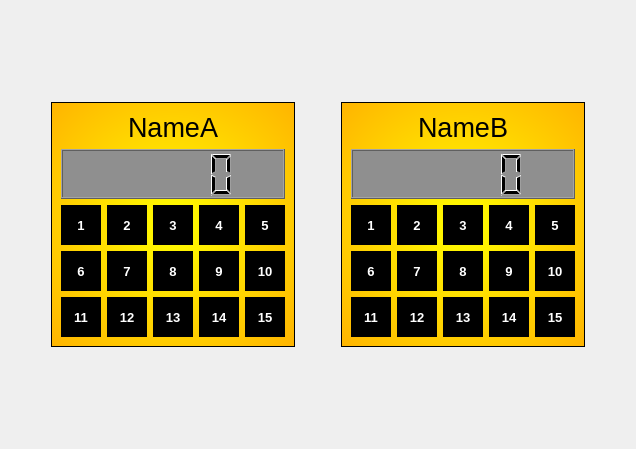
     <widget class="QWidget" name="Score">
      <layout class="QVBoxLayout" name="verticalLayout_5">
       <item>
        <spacer name="verticalSpacer_7">
         <property name="orientation">
          <enum>Qt::Vertical</enum>
         </property>
         <property name="sizeHint" stdset="0">
          <size>
           <width>20</width>
           <height>91</height>
          </size>
         </property>
        </spacer>
       </item>
       <item>
        <layout class="QHBoxLayout" name="horizontalLayout_3">
         <item>
          <spacer name="horizontalSpacer_7">
           <property name="orientation">
            <enum>Qt::Horizontal</enum>
           </property>
           <property name="sizeHint" stdset="0">
            <size>
             <width>40</width>
             <height>20</height>
            </size>
           </property>
          </spacer>
         </item>
         <item>
          <widget class="QFrame" name="frameA">
           <property name="styleSheet">
            <string notr="true">QWidget{background: qradialgradient(spread:pad, cx:0.5, cy:0.5, radius:0.8, fx:0.5, fy:0.5, stop:0 rgba(255, 255, 0, 255), stop:1 rgba(255, 170, 0, 255))}</string>
           </property>
           <property name="frameShape">
            <enum>QFrame::StyledPanel</enum>
           </property>
           <property name="frameShadow">
            <enum>QFrame::Raised</enum>
           </property>
           <layout class="QVBoxLayout" name="verticalLayout_3">
            <item>
             <layout class="QGridLayout" name="gridLayout_5">
              <item row="1" column="0" colspan="5">
               <widget class="QLCDNumber" name="lcdNumberSumA">
                <property name="minimumSize">
                 <size>
                  <width>0</width>
                  <height>50</height>
                 </size>
                </property>
                <property name="styleSheet">
                 <string notr="true">QWidget {background:rgb(143, 143, 143)}</string>
                </property>
               </widget>
              </item>
              <item row="2" column="1">
               <widget class="QLabel" name="labelA2">
                <property name="minimumSize">
                 <size>
                  <width>40</width>
                  <height>40</height>
                 </size>
                </property>
                <property name="font">
                 <font>
                  <pointsize>10</pointsize>
                  <weight>75</weight>
                  <bold>true</bold>
                 </font>
                </property>
                <property name="styleSheet">
                 <string notr="true">QWidget{background: rgb(0, 0, 0); color: rgb(255,255,255)}</string>
                </property>
                <property name="text">
                 <string>2</string>
                </property>
                <property name="alignment">
                 <set>Qt::AlignCenter</set>
                </property>
               </widget>
              </item>
              <item row="2" column="2">
               <widget class="QLabel" name="labelA3">
                <property name="minimumSize">
                 <size>
                  <width>40</width>
                  <height>40</height>
                 </size>
                </property>
                <property name="font">
                 <font>
                  <pointsize>10</pointsize>
                  <weight>75</weight>
                  <bold>true</bold>
                 </font>
                </property>
                <property name="styleSheet">
                 <string notr="true">QWidget{background: rgb(0, 0, 0); color: rgb(255,255,255)}</string>
                </property>
                <property name="text">
                 <string>3</string>
                </property>
                <property name="alignment">
                 <set>Qt::AlignCenter</set>
                </property>
               </widget>
              </item>
              <item row="2" column="3">
               <widget class="QLabel" name="labelA4">
                <property name="minimumSize">
                 <size>
                  <width>40</width>
                  <height>40</height>
                 </size>
                </property>
                <property name="font">
                 <font>
                  <pointsize>10</pointsize>
                  <weight>75</weight>
                  <bold>true</bold>
                 </font>
                </property>
                <property name="styleSheet">
                 <string notr="true">QWidget{background: rgb(0, 0, 0); color: rgb(255,255,255)}</string>
                </property>
                <property name="text">
                 <string>4</string>
                </property>
                <property name="alignment">
                 <set>Qt::AlignCenter</set>
                </property>
               </widget>
              </item>
              <item row="2" column="4">
               <widget class="QLabel" name="labelA5">
                <property name="minimumSize">
                 <size>
                  <width>40</width>
                  <height>40</height>
                 </size>
                </property>
                <property name="font">
                 <font>
                  <pointsize>10</pointsize>
                  <weight>75</weight>
                  <bold>true</bold>
                 </font>
                </property>
                <property name="styleSheet">
                 <string notr="true">QWidget{background: rgb(0, 0, 0); color: rgb(255,255,255)}</string>
                </property>
                <property name="text">
                 <string>5</string>
                </property>
                <property name="alignment">
                 <set>Qt::AlignCenter</set>
                </property>
               </widget>
              </item>
              <item row="2" column="0">
               <widget class="QLabel" name="labelA1">
                <property name="minimumSize">
                 <size>
                  <width>40</width>
                  <height>40</height>
                 </size>
                </property>
                <property name="font">
                 <font>
                  <pointsize>10</pointsize>
                  <weight>75</weight>
                  <bold>true</bold>
                 </font>
                </property>
                <property name="styleSheet">
                 <string notr="true">QWidget{background: rgb(0, 0, 0); color: rgb(255,255,255)}</string>
                </property>
                <property name="text">
                 <string>1</string>
                </property>
                <property name="alignment">
                 <set>Qt::AlignCenter</set>
                </property>
               </widget>
              </item>
              <item row="3" column="0">
               <widget class="QLabel" name="labelA6">
                <property name="minimumSize">
                 <size>
                  <width>40</width>
                  <height>40</height>
                 </size>
                </property>
                <property name="font">
                 <font>
                  <pointsize>10</pointsize>
                  <weight>75</weight>
                  <bold>true</bold>
                 </font>
                </property>
                <property name="styleSheet">
                 <string notr="true">QWidget{background: rgb(0, 0, 0); color: rgb(255,255,255)}</string>
                </property>
                <property name="text">
                 <string>6</string>
                </property>
                <property name="alignment">
                 <set>Qt::AlignCenter</set>
                </property>
               </widget>
              </item>
              <item row="3" column="1">
               <widget class="QLabel" name="labelA7">
                <property name="minimumSize">
                 <size>
                  <width>40</width>
                  <height>40</height>
                 </size>
                </property>
                <property name="font">
                 <font>
                  <pointsize>10</pointsize>
                  <weight>75</weight>
                  <bold>true</bold>
                 </font>
                </property>
                <property name="styleSheet">
                 <string notr="true">QWidget{background: rgb(0, 0, 0); color: rgb(255,255,255)}</string>
                </property>
                <property name="text">
                 <string>7</string>
                </property>
                <property name="alignment">
                 <set>Qt::AlignCenter</set>
                </property>
               </widget>
              </item>
              <item row="3" column="2">
               <widget class="QLabel" name="labelA8">
                <property name="minimumSize">
                 <size>
                  <width>40</width>
                  <height>40</height>
                 </size>
                </property>
                <property name="font">
                 <font>
                  <pointsize>10</pointsize>
                  <weight>75</weight>
                  <bold>true</bold>
                 </font>
                </property>
                <property name="styleSheet">
                 <string notr="true">QWidget{background: rgb(0, 0, 0); color: rgb(255,255,255)}</string>
                </property>
                <property name="text">
                 <string>8</string>
                </property>
                <property name="alignment">
                 <set>Qt::AlignCenter</set>
                </property>
               </widget>
              </item>
              <item row="3" column="3">
               <widget class="QLabel" name="labelA9">
                <property name="minimumSize">
                 <size>
                  <width>40</width>
                  <height>40</height>
                 </size>
                </property>
                <property name="font">
                 <font>
                  <pointsize>10</pointsize>
                  <weight>75</weight>
                  <bold>true</bold>
                 </font>
                </property>
                <property name="styleSheet">
                 <string notr="true">QWidget{background: rgb(0, 0, 0); color: rgb(255,255,255)}</string>
                </property>
                <property name="text">
                 <string>9</string>
                </property>
                <property name="alignment">
                 <set>Qt::AlignCenter</set>
                </property>
               </widget>
              </item>
              <item row="3" column="4">
               <widget class="QLabel" name="labelA10">
                <property name="minimumSize">
                 <size>
                  <width>40</width>
                  <height>40</height>
                 </size>
                </property>
                <property name="font">
                 <font>
                  <pointsize>10</pointsize>
                  <weight>75</weight>
                  <bold>true</bold>
                 </font>
                </property>
                <property name="styleSheet">
                 <string notr="true">QWidget{background: rgb(0, 0, 0); color: rgb(255,255,255)}</string>
                </property>
                <property name="text">
                 <string>10</string>
                </property>
                <property name="alignment">
                 <set>Qt::AlignCenter</set>
                </property>
               </widget>
              </item>
              <item row="4" column="0">
               <widget class="QLabel" name="labelA11">
                <property name="minimumSize">
                 <size>
                  <width>40</width>
                  <height>40</height>
                 </size>
                </property>
                <property name="font">
                 <font>
                  <pointsize>10</pointsize>
                  <weight>75</weight>
                  <bold>true</bold>
                 </font>
                </property>
                <property name="styleSheet">
                 <string notr="true">QWidget{background: rgb(0, 0, 0); color: rgb(255,255,255)}</string>
                </property>
                <property name="text">
                 <string>11</string>
                </property>
                <property name="alignment">
                 <set>Qt::AlignCenter</set>
                </property>
               </widget>
              </item>
              <item row="4" column="1">
               <widget class="QLabel" name="labelA12">
                <property name="minimumSize">
                 <size>
                  <width>40</width>
                  <height>40</height>
                 </size>
                </property>
                <property name="font">
                 <font>
                  <pointsize>10</pointsize>
                  <weight>75</weight>
                  <bold>true</bold>
                 </font>
                </property>
                <property name="styleSheet">
                 <string notr="true">QWidget{background: rgb(0, 0, 0); color: rgb(255,255,255)}</string>
                </property>
                <property name="text">
                 <string>12</string>
                </property>
                <property name="alignment">
                 <set>Qt::AlignCenter</set>
                </property>
               </widget>
              </item>
              <item row="4" column="2">
               <widget class="QLabel" name="labelA13">
                <property name="minimumSize">
                 <size>
                  <width>40</width>
                  <height>40</height>
                 </size>
                </property>
                <property name="font">
                 <font>
                  <pointsize>10</pointsize>
                  <weight>75</weight>
                  <bold>true</bold>
                 </font>
                </property>
                <property name="styleSheet">
                 <string notr="true">QWidget{background: rgb(0, 0, 0); color: rgb(255,255,255)}</string>
                </property>
                <property name="text">
                 <string>13</string>
                </property>
                <property name="alignment">
                 <set>Qt::AlignCenter</set>
                </property>
               </widget>
              </item>
              <item row="4" column="3">
               <widget class="QLabel" name="labelA14">
                <property name="minimumSize">
                 <size>
                  <width>40</width>
                  <height>40</height>
                 </size>
                </property>
                <property name="font">
                 <font>
                  <pointsize>10</pointsize>
                  <weight>75</weight>
                  <bold>true</bold>
                 </font>
                </property>
                <property name="styleSheet">
                 <string notr="true">QWidget{background: rgb(0, 0, 0); color: rgb(255,255,255)}</string>
                </property>
                <property name="text">
                 <string>14</string>
                </property>
                <property name="alignment">
                 <set>Qt::AlignCenter</set>
                </property>
               </widget>
              </item>
              <item row="4" column="4">
               <widget class="QLabel" name="labelA15">
                <property name="minimumSize">
                 <size>
                  <width>40</width>
                  <height>40</height>
                 </size>
                </property>
                <property name="font">
                 <font>
                  <pointsize>10</pointsize>
                  <weight>75</weight>
                  <bold>true</bold>
                 </font>
                </property>
                <property name="styleSheet">
                 <string notr="true">QWidget{background: rgb(0, 0, 0); color: rgb(255,255,255)}</string>
                </property>
                <property name="text">
                 <string>15</string>
                </property>
                <property name="alignment">
                 <set>Qt::AlignCenter</set>
                </property>
               </widget>
              </item>
              <item row="0" column="0" colspan="5">
               <widget class="QLabel" name="labelNameA">
                <property name="font">
                 <font>
                  <pointsize>20</pointsize>
                 </font>
                </property>
                <property name="styleSheet">
                 <string notr="true">QWidget {background:qlineargradient(spread:pad, x1:0, y1:0, x2:1, y2:0, stop:0 rgba(0, 0, 0, 0), stop:1 rgba(255, 255, 255, 0))}</string>
                </property>
                <property name="text">
                 <string>NameA</string>
                </property>
                <property name="alignment">
                 <set>Qt::AlignCenter</set>
                </property>
               </widget>
              </item>
             </layout>
            </item>
           </layout>
          </widget>
         </item>
         <item>
          <spacer name="horizontalSpacer_8">
           <property name="orientation">
            <enum>Qt::Horizontal</enum>
           </property>
           <property name="sizeHint" stdset="0">
            <size>
             <width>40</width>
             <height>20</height>
            </size>
           </property>
          </spacer>
         </item>
         <item>
          <widget class="QFrame" name="frameB">
           <property name="styleSheet">
            <string notr="true">QWidget{background:qradialgradient(spread:pad, cx:0.5, cy:0.5, radius:0.8, fx:0.5, fy:0.5, stop:0 rgba(255, 255, 0, 255), stop:1 rgba(255, 170, 0, 255))}</string>
           </property>
           <property name="frameShape">
            <enum>QFrame::StyledPanel</enum>
           </property>
           <property name="frameShadow">
            <enum>QFrame::Raised</enum>
           </property>
           <layout class="QVBoxLayout" name="verticalLayout_4">
            <item>
             <layout class="QGridLayout" name="gridLayout_6">
              <item row="0" column="0" colspan="5">
               <widget class="QLabel" name="labelNameB">
                <property name="font">
                 <font>
                  <pointsize>20</pointsize>
                 </font>
                </property>
                <property name="styleSheet">
                 <string notr="true">QWidget {background:qlineargradient(spread:pad, x1:0, y1:0, x2:1, y2:0, stop:0 rgba(0, 0, 0, 0), stop:1 rgba(255, 255, 255, 0))}</string>
                </property>
                <property name="text">
                 <string>NameB</string>
                </property>
                <property name="alignment">
                 <set>Qt::AlignCenter</set>
                </property>
               </widget>
              </item>
              <item row="1" column="0" colspan="5">
               <widget class="QLCDNumber" name="lcdNumberSumB">
                <property name="minimumSize">
                 <size>
                  <width>0</width>
                  <height>50</height>
                 </size>
                </property>
                <property name="styleSheet">
                 <string notr="true">QWidget {background:rgb(143, 143, 143)}</string>
                </property>
               </widget>
              </item>
              <item row="2" column="0">
               <widget class="QLabel" name="labelB1">
                <property name="minimumSize">
                 <size>
                  <width>40</width>
                  <height>40</height>
                 </size>
                </property>
                <property name="font">
                 <font>
                  <pointsize>10</pointsize>
                  <weight>75</weight>
                  <bold>true</bold>
                 </font>
                </property>
                <property name="styleSheet">
                 <string notr="true">QWidget{background: rgb(0, 0, 0); color: rgb(255,255,255)}</string>
                </property>
                <property name="text">
                 <string>1</string>
                </property>
                <property name="alignment">
                 <set>Qt::AlignCenter</set>
                </property>
               </widget>
              </item>
              <item row="2" column="1">
               <widget class="QLabel" name="labelB2">
                <property name="minimumSize">
                 <size>
                  <width>40</width>
                  <height>40</height>
                 </size>
                </property>
                <property name="font">
                 <font>
                  <pointsize>10</pointsize>
                  <weight>75</weight>
                  <bold>true</bold>
                 </font>
                </property>
                <property name="styleSheet">
                 <string notr="true">QWidget{background: rgb(0, 0, 0); color: rgb(255,255,255)}</string>
                </property>
                <property name="text">
                 <string>2</string>
                </property>
                <property name="alignment">
                 <set>Qt::AlignCenter</set>
                </property>
               </widget>
              </item>
              <item row="2" column="2">
               <widget class="QLabel" name="labelB3">
                <property name="minimumSize">
                 <size>
                  <width>40</width>
                  <height>40</height>
                 </size>
                </property>
                <property name="font">
                 <font>
                  <pointsize>10</pointsize>
                  <weight>75</weight>
                  <bold>true</bold>
                 </font>
                </property>
                <property name="styleSheet">
                 <string notr="true">QWidget{background: rgb(0, 0, 0); color: rgb(255,255,255)}</string>
                </property>
                <property name="text">
                 <string>3</string>
                </property>
                <property name="alignment">
                 <set>Qt::AlignCenter</set>
                </property>
               </widget>
              </item>
              <item row="2" column="3">
               <widget class="QLabel" name="labelB4">
                <property name="minimumSize">
                 <size>
                  <width>40</width>
                  <height>40</height>
                 </size>
                </property>
                <property name="font">
                 <font>
                  <pointsize>10</pointsize>
                  <weight>75</weight>
                  <bold>true</bold>
                 </font>
                </property>
                <property name="styleSheet">
                 <string notr="true">QWidget{background: rgb(0, 0, 0); color: rgb(255,255,255)}</string>
                </property>
                <property name="text">
                 <string>4</string>
                </property>
                <property name="alignment">
                 <set>Qt::AlignCenter</set>
                </property>
               </widget>
              </item>
              <item row="2" column="4">
               <widget class="QLabel" name="labelB5">
                <property name="minimumSize">
                 <size>
                  <width>40</width>
                  <height>40</height>
                 </size>
                </property>
                <property name="font">
                 <font>
                  <pointsize>10</pointsize>
                  <weight>75</weight>
                  <bold>true</bold>
                 </font>
                </property>
                <property name="styleSheet">
                 <string notr="true">QWidget{background: rgb(0, 0, 0); color: rgb(255,255,255)}</string>
                </property>
                <property name="text">
                 <string>5</string>
                </property>
                <property name="alignment">
                 <set>Qt::AlignCenter</set>
                </property>
               </widget>
              </item>
              <item row="3" column="0">
               <widget class="QLabel" name="labelB6">
                <property name="minimumSize">
                 <size>
                  <width>40</width>
                  <height>40</height>
                 </size>
                </property>
                <property name="font">
                 <font>
                  <pointsize>10</pointsize>
                  <weight>75</weight>
                  <bold>true</bold>
                 </font>
                </property>
                <property name="styleSheet">
                 <string notr="true">QWidget{background: rgb(0, 0, 0); color: rgb(255,255,255)}</string>
                </property>
                <property name="text">
                 <string>6</string>
                </property>
                <property name="alignment">
                 <set>Qt::AlignCenter</set>
                </property>
               </widget>
              </item>
              <item row="3" column="2">
               <widget class="QLabel" name="labelB8">
                <property name="minimumSize">
                 <size>
                  <width>40</width>
                  <height>40</height>
                 </size>
                </property>
                <property name="font">
                 <font>
                  <pointsize>10</pointsize>
                  <weight>75</weight>
                  <bold>true</bold>
                 </font>
                </property>
                <property name="styleSheet">
                 <string notr="true">QWidget{background: rgb(0, 0, 0); color: rgb(255,255,255)}</string>
                </property>
                <property name="text">
                 <string>8</string>
                </property>
                <property name="alignment">
                 <set>Qt::AlignCenter</set>
                </property>
               </widget>
              </item>
              <item row="3" column="1">
               <widget class="QLabel" name="labelB7">
                <property name="minimumSize">
                 <size>
                  <width>40</width>
                  <height>40</height>
                 </size>
                </property>
                <property name="font">
                 <font>
                  <pointsize>10</pointsize>
                  <weight>75</weight>
                  <bold>true</bold>
                 </font>
                </property>
                <property name="styleSheet">
                 <string notr="true">QWidget{background: rgb(0, 0, 0); color: rgb(255,255,255)}</string>
                </property>
                <property name="text">
                 <string>7</string>
                </property>
                <property name="alignment">
                 <set>Qt::AlignCenter</set>
                </property>
               </widget>
              </item>
              <item row="3" column="3">
               <widget class="QLabel" name="labelB9">
                <property name="minimumSize">
                 <size>
                  <width>40</width>
                  <height>40</height>
                 </size>
                </property>
                <property name="font">
                 <font>
                  <pointsize>10</pointsize>
                  <weight>75</weight>
                  <bold>true</bold>
                 </font>
                </property>
                <property name="styleSheet">
                 <string notr="true">QWidget{background: rgb(0, 0, 0); color: rgb(255,255,255)}</string>
                </property>
                <property name="text">
                 <string>9</string>
                </property>
                <property name="alignment">
                 <set>Qt::AlignCenter</set>
                </property>
               </widget>
              </item>
              <item row="3" column="4">
               <widget class="QLabel" name="labelB10">
                <property name="minimumSize">
                 <size>
                  <width>40</width>
                  <height>40</height>
                 </size>
                </property>
                <property name="font">
                 <font>
                  <pointsize>10</pointsize>
                  <weight>75</weight>
                  <bold>true</bold>
                 </font>
                </property>
                <property name="styleSheet">
                 <string notr="true">QWidget{background: rgb(0, 0, 0); color: rgb(255,255,255)}</string>
                </property>
                <property name="text">
                 <string>10</string>
                </property>
                <property name="alignment">
                 <set>Qt::AlignCenter</set>
                </property>
               </widget>
              </item>
              <item row="4" column="0">
               <widget class="QLabel" name="labelB11">
                <property name="minimumSize">
                 <size>
                  <width>40</width>
                  <height>40</height>
                 </size>
                </property>
                <property name="font">
                 <font>
                  <pointsize>10</pointsize>
                  <weight>75</weight>
                  <bold>true</bold>
                 </font>
                </property>
                <property name="styleSheet">
                 <string notr="true">QWidget{background: rgb(0, 0, 0); color: rgb(255,255,255)}</string>
                </property>
                <property name="text">
                 <string>11</string>
                </property>
                <property name="alignment">
                 <set>Qt::AlignCenter</set>
                </property>
               </widget>
              </item>
              <item row="4" column="1">
               <widget class="QLabel" name="labelB12">
                <property name="minimumSize">
                 <size>
                  <width>40</width>
                  <height>40</height>
                 </size>
                </property>
                <property name="font">
                 <font>
                  <pointsize>10</pointsize>
                  <weight>75</weight>
                  <bold>true</bold>
                 </font>
                </property>
                <property name="styleSheet">
                 <string notr="true">QWidget{background: rgb(0, 0, 0); color: rgb(255,255,255)}</string>
                </property>
                <property name="text">
                 <string>12</string>
                </property>
                <property name="alignment">
                 <set>Qt::AlignCenter</set>
                </property>
               </widget>
              </item>
              <item row="4" column="2">
               <widget class="QLabel" name="labelB13">
                <property name="minimumSize">
                 <size>
                  <width>40</width>
                  <height>40</height>
                 </size>
                </property>
                <property name="font">
                 <font>
                  <pointsize>10</pointsize>
                  <weight>75</weight>
                  <bold>true</bold>
                 </font>
                </property>
                <property name="styleSheet">
                 <string notr="true">QWidget{background: rgb(0, 0, 0); color: rgb(255,255,255)}</string>
                </property>
                <property name="text">
                 <string>13</string>
                </property>
                <property name="alignment">
                 <set>Qt::AlignCenter</set>
                </property>
               </widget>
              </item>
              <item row="4" column="3">
               <widget class="QLabel" name="labelB14">
                <property name="minimumSize">
                 <size>
                  <width>40</width>
                  <height>40</height>
                 </size>
                </property>
                <property name="font">
                 <font>
                  <pointsize>10</pointsize>
                  <weight>75</weight>
                  <bold>true</bold>
                 </font>
                </property>
                <property name="styleSheet">
                 <string notr="true">QWidget{background: rgb(0, 0, 0); color: rgb(255,255,255)}</string>
                </property>
                <property name="text">
                 <string>14</string>
                </property>
                <property name="alignment">
                 <set>Qt::AlignCenter</set>
                </property>
               </widget>
              </item>
              <item row="4" column="4">
               <widget class="QLabel" name="labelB15">
                <property name="minimumSize">
                 <size>
                  <width>40</width>
                  <height>40</height>
                 </size>
                </property>
                <property name="font">
                 <font>
                  <pointsize>10</pointsize>
                  <weight>75</weight>
                  <bold>true</bold>
                 </font>
                </property>
                <property name="styleSheet">
                 <string notr="true">QWidget{background: rgb(0, 0, 0); color: rgb(255,255,255)}</string>
                </property>
                <property name="text">
                 <string>15</string>
                </property>
                <property name="alignment">
                 <set>Qt::AlignCenter</set>
                </property>
               </widget>
              </item>
             </layout>
            </item>
           </layout>
          </widget>
         </item>
         <item>
          <spacer name="horizontalSpacer_9">
           <property name="orientation">
            <enum>Qt::Horizontal</enum>
           </property>
           <property name="sizeHint" stdset="0">
            <size>
             <width>40</width>
             <height>20</height>
            </size>
           </property>
          </spacer>
         </item>
        </layout>
       </item>
       <item>
        <spacer name="verticalSpacer_8">
         <property name="orientation">
          <enum>Qt::Vertical</enum>
         </property>
         <property name="sizeHint" stdset="0">
          <size>
           <width>20</width>
           <height>91</height>
          </size>
         </property>
        </spacer>
       </item>
      </layout>
     </widget>
